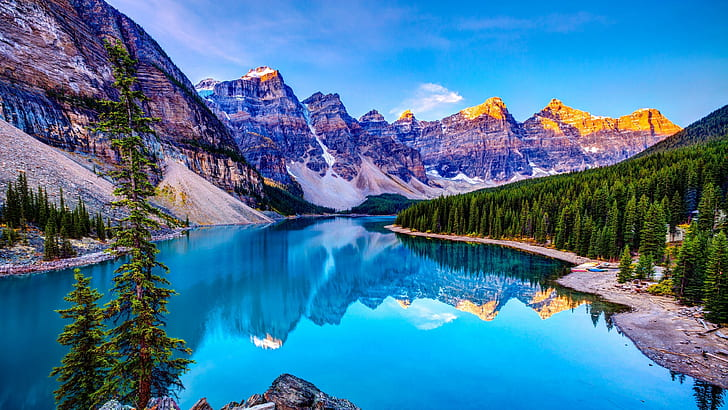
#> input picture image1.jpg, 728 x 410 px
$ python poe15.py
#> lines starting #> are read from the running program, lines starting #| are printed output that depends on the picture; after the words box and inside, x2 and y2 are one past the last pixel; in counts of white or black regions, pixels touching at a corner belong together
import cv2
import matplotlib.pyplot as plt

# Load the grayscale 8-bit image
gray_image = cv2.imread('image1.jpg', cv2.IMREAD_GRAYSCALE)
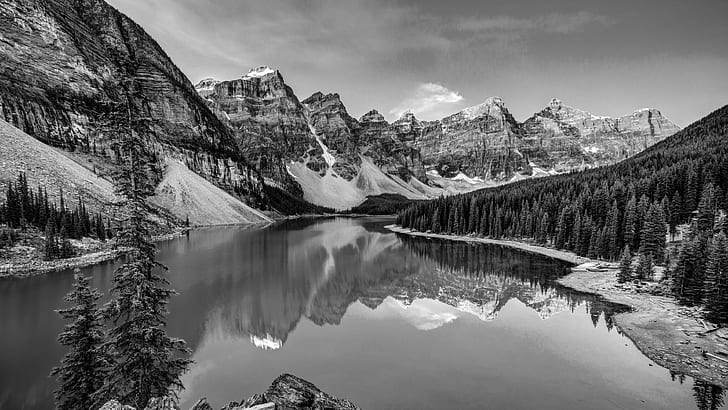
#> gray_image: shape (410, 728); min 0, max 255, mean 108

if gray_image is None:
    print("Error loading the image.")
else:
    # Define the threshold value (adjust as needed)
    threshold_value = 128

    # Apply binary thresholding
    _, binary_image = cv2.threshold(gray_image, threshold_value, 255, cv2.THRESH_BINARY)
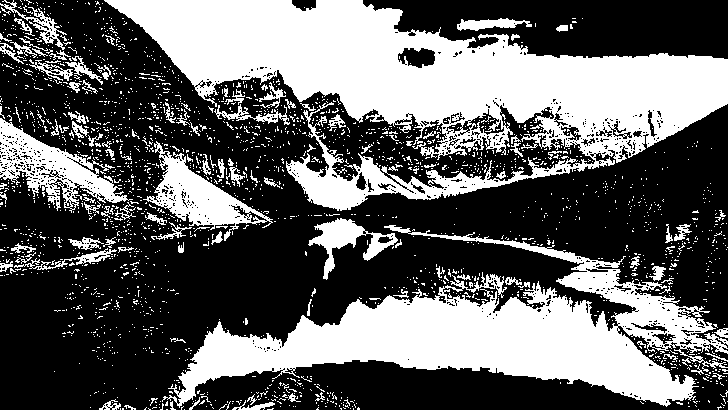
#> binary_image: shape (410, 728); 38.7% white; 2229 white regions (2112 under 20 px), largest, box (x1, y1, x2, y2) and area: (104, 0, 728, 211) 55451, (162, 225, 728, 408) 35548, (0, 118, 133, 213) 4379

    # Display the original grayscale image and the binary image
    plt.figure(figsize=(12, 6))

    # Original Grayscale Image
    plt.subplot(1, 2, 1)
    plt.imshow(gray_image, cmap='gray')
    plt.title('Original Grayscale Image')
    plt.axis('off')

    # Binary Image after Thresholding
    plt.subplot(1, 2, 2)
    plt.imshow(binary_image, cmap='gray')
    plt.title('Binary Image after Thresholding')
    plt.axis('off')

    plt.tight_layout()
    plt.show()
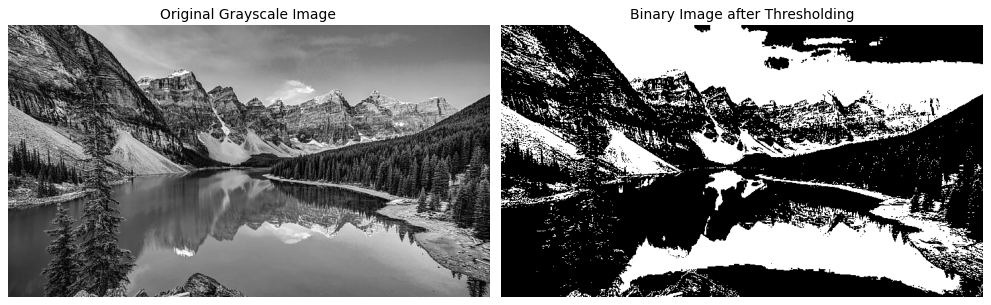
#> figure drawn by matplotlib, 2 panels

$ run again, with negative_image.jpg copied over image1.jpg
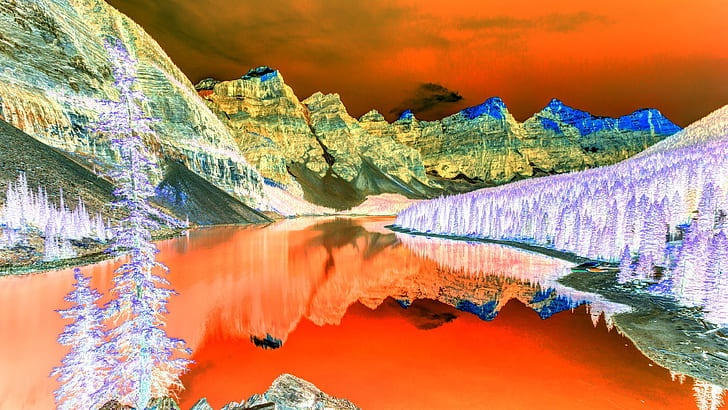
#> input picture negative_image.jpg, 728 x 410 px
#> `_, binary_image = cv2.threshold(gray_image, threshold_value, 255, cv2...`:
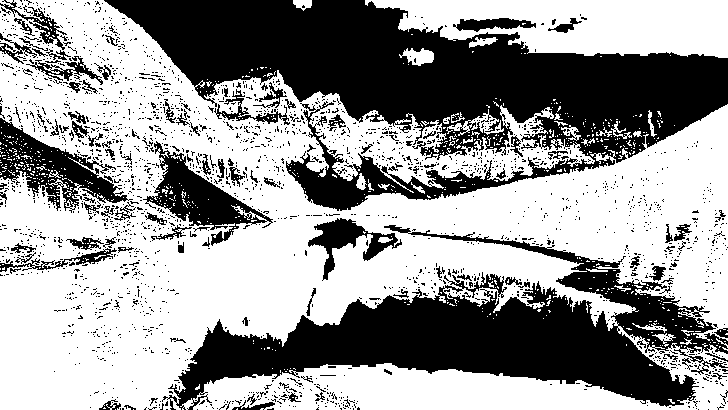
#> binary_image: shape (410, 728); 59.9% white; 2222 black regions (2104 under 20 px), largest, box (x1, y1, x2, y2) and area: (104, 0, 728, 211) 56858, (162, 225, 728, 410) 37116, (0, 118, 133, 213) 4478
#> `plt.show()`:
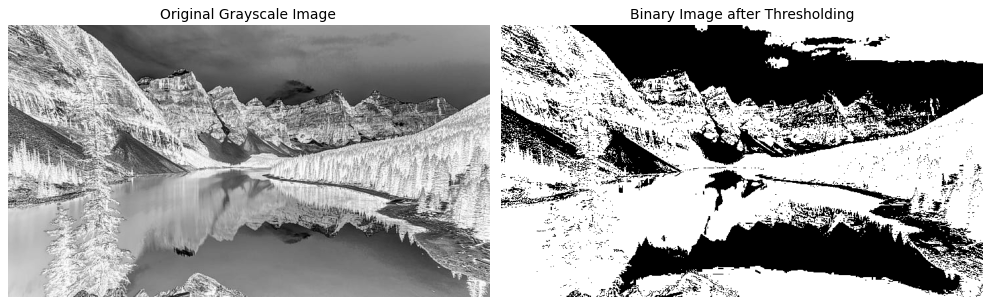
#> figure drawn by matplotlib, 2 panels

$ run again, with image2.jpeg copied over image1.jpg
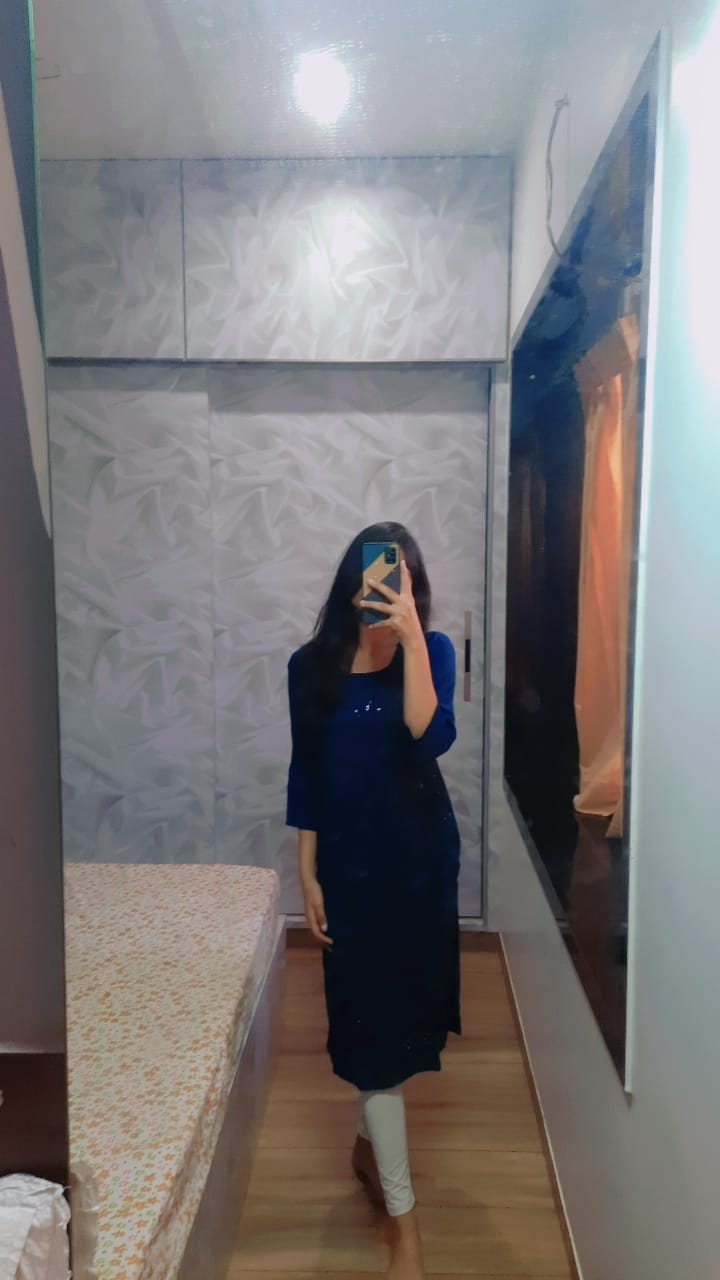
#> input picture image2.jpeg, 720 x 1280 px
#> `_, binary_image = cv2.threshold(gray_image, threshold_value, 255, cv2...`:
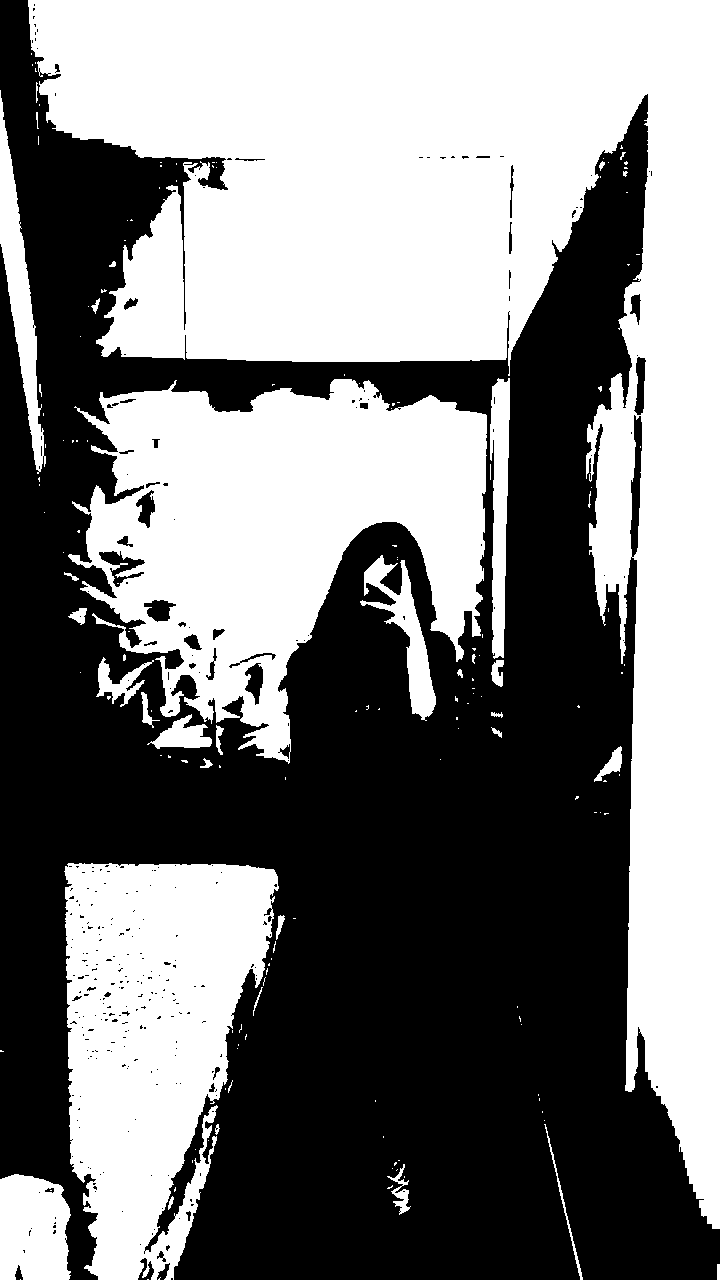
#> binary_image: shape (1280, 720); 49.4% white; 163 white regions (127 under 20 px), largest, box (x1, y1, x2, y2) and area: (28, 0, 720, 1229) 280444, (68, 379, 487, 764) 88933, (64, 863, 279, 1280) 60964
#> `plt.show()`:
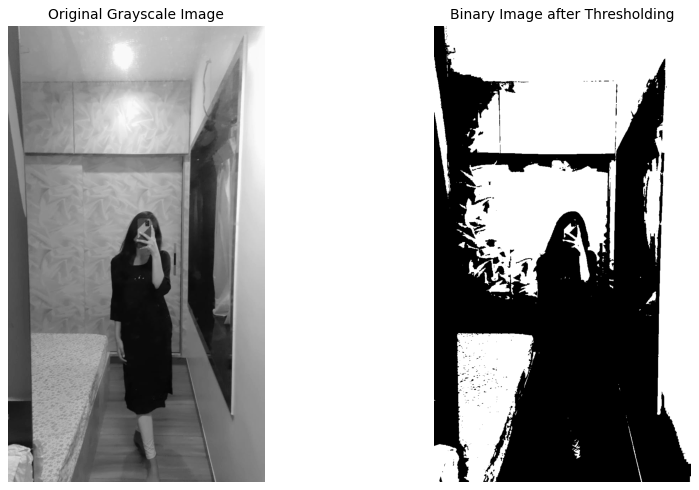
#> figure drawn by matplotlib, 2 panels

$ run again, with negative_image.jpeg copied over image1.jpg
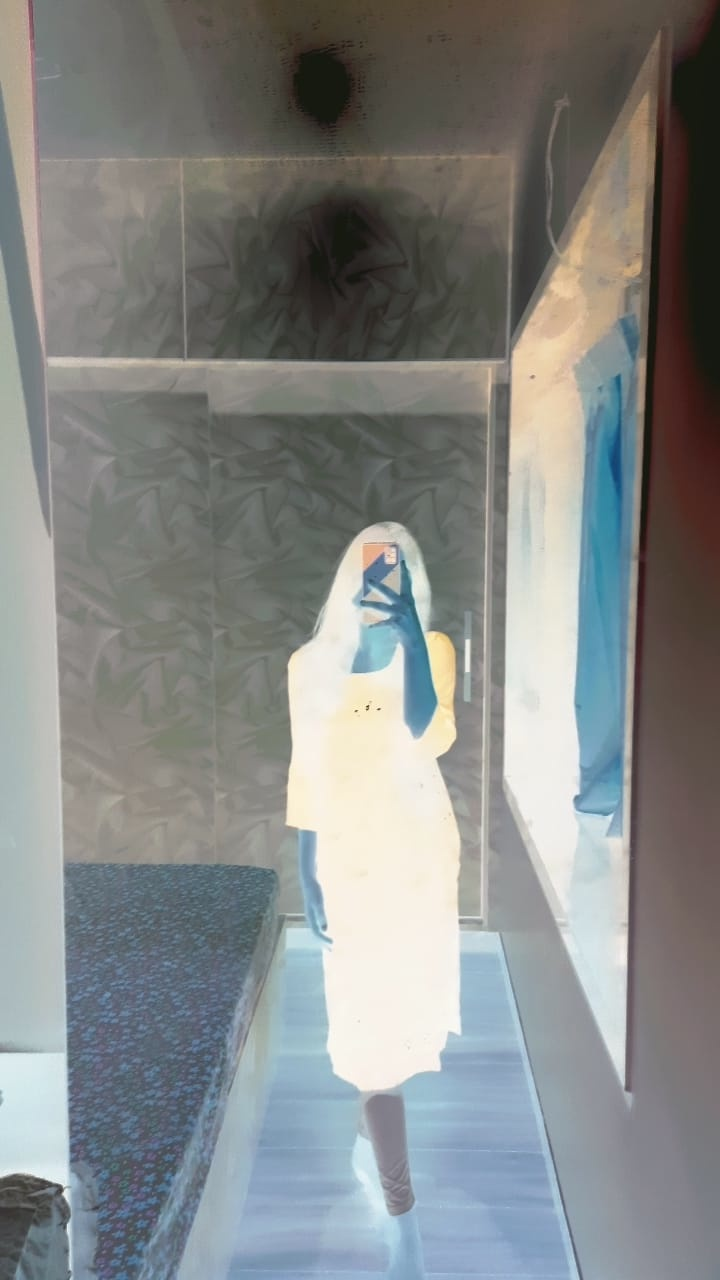
#> input picture negative_image.jpeg, 720 x 1280 px
#> `_, binary_image = cv2.threshold(gray_image, threshold_value, 255, cv2...`:
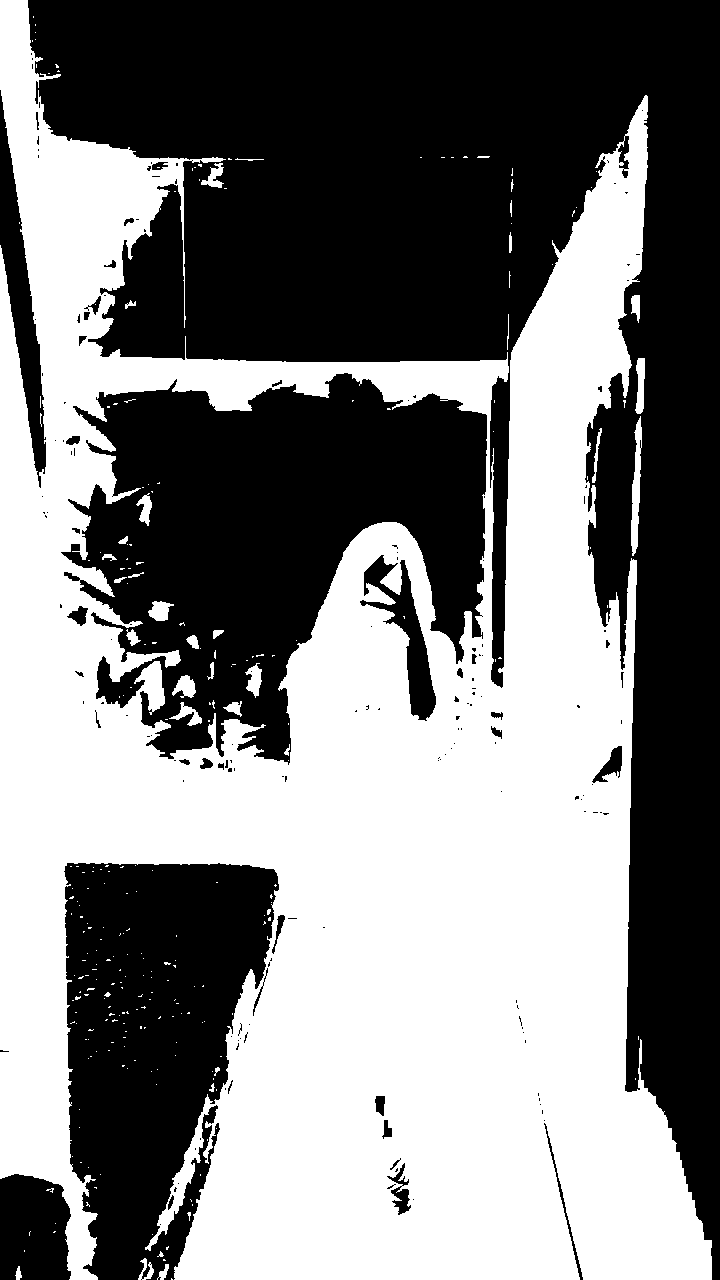
#> binary_image: shape (1280, 720); 49.2% white; 263 white regions (228 under 20 px), largest, box (x1, y1, x2, y2) and area: (0, 0, 712, 1280) 447895, (631, 416, 642, 556) 867, (635, 358, 645, 414) 403
#> `plt.show()`:
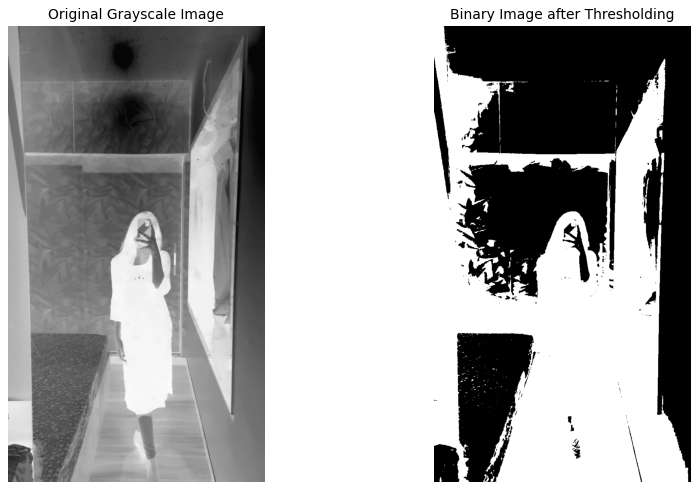
#> figure drawn by matplotlib, 2 panels
